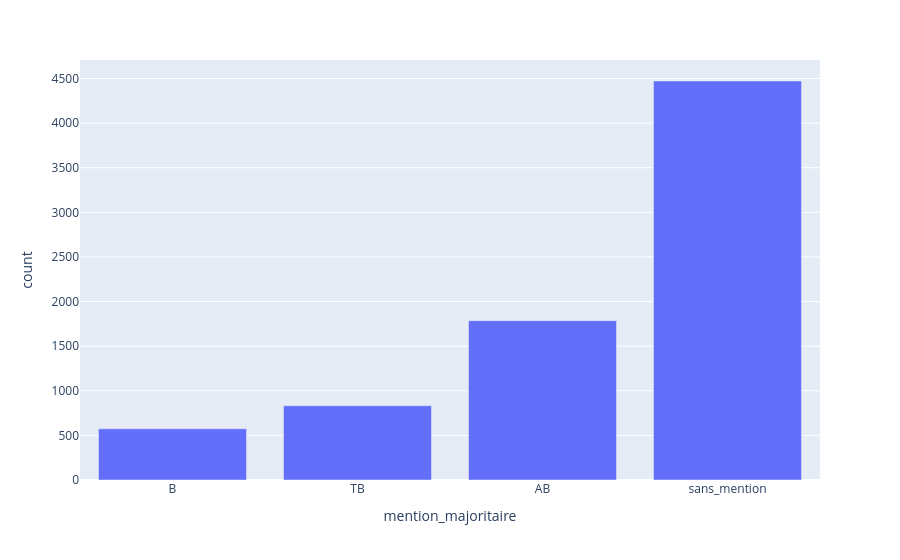

Write notebook code for a chart like this one.
### Markdown cell above
Distribution de la colonne cible

### Code cell
df_target = df_ml['mention_majoritaire'].value_counts().reset_index().sort_values(by='count')
px.bar(df_target, x='mention_majoritaire', y='count')

### Figure 1 — Plotly figure (JSON) as saved in the notebook; plotly's stock layout.template omitted (floating-point values rounded to 4 significant figures)
{"data": [{"hovertemplate": "mention_majoritaire=%{x}<br>count=%{y}<extra></extra>", "legendgroup": "", "marker": {"color": "#636efa", "pattern": {"shape": ""}}, "name": "", "orientation": "v", "showlegend": false, "textposition": "auto", "type": "bar", "x": ["B", "TB", "AB", "sans_mention"], "xaxis": "x", "y": [574, 832, 1786, 4472], "yaxis": "y"}], "layout": {"barmode": "relative", "legend": {"tracegroupgap": 0}, "margin": {"t": 60}, "xaxis": {"anchor": "y", "domain": [0, 1], "title": {"text": "mention_majoritaire"}}, "yaxis": {"anchor": "x", "domain": [0, 1], "title": {"text": "count"}}}}
